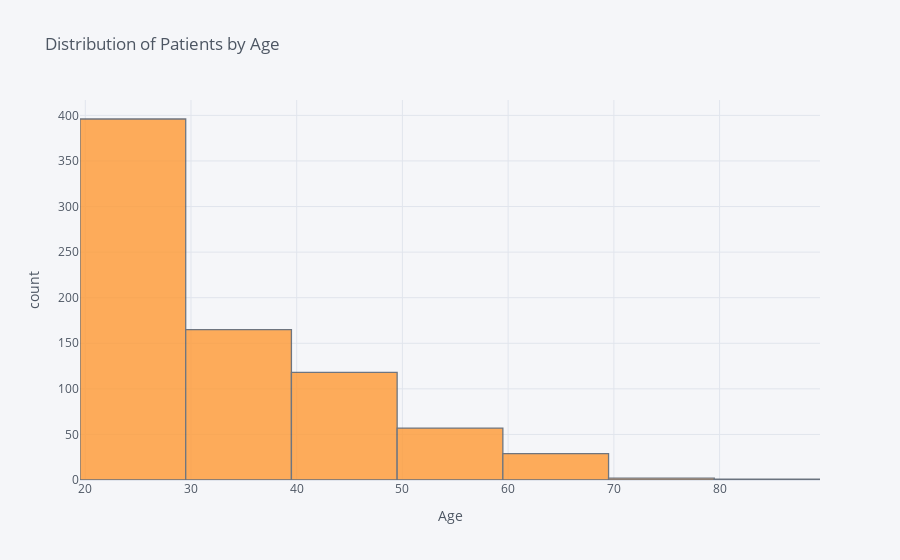

This figure's notebook cell:
### Markdown cell above
## Create Histogram age wise count

### Code cell
df['Age'].iplot(kind='histogram',bins=10,xTitle='Age',yTitle='count',title='Distribution of Patients by Age')

### Figure 1 — Plotly figure (JSON) as saved in the notebook; plotly's stock layout.template omitted (floating-point values rounded to 4 significant figures; data arrays with more than 128 entries replaced by an {"elided": "..."} marker saying what was removed)
{"data": [{"histfunc": "count", "histnorm": "", "marker": {"color": "rgba(255, 153, 51, 1.0)", "line": {"color": "#4D5663", "width": 1.3}}, "name": "Age", "nbinsx": 10, "opacity": 0.8, "orientation": "v", "type": "histogram", "x": {"elided": "768 int values"}}], "layout": {"autosize": true, "barmode": "overlay", "legend": {"bgcolor": "#F5F6F9", "font": {"color": "#4D5663"}}, "paper_bgcolor": "#F5F6F9", "plot_bgcolor": "#F5F6F9", "title": {"font": {"color": "#4D5663"}, "text": "Distribution of Patients by Age"}, "xaxis": {"autorange": true, "gridcolor": "#E1E5ED", "range": [19.5, 89.5], "showgrid": true, "tickfont": {"color": "#4D5663"}, "title": {"font": {"color": "#4D5663"}, "text": "Age"}, "type": "linear", "zerolinecolor": "#E1E5ED"}, "yaxis": {"autorange": true, "gridcolor": "#E1E5ED", "range": [0, 416.8], "showgrid": true, "tickfont": {"color": "#4D5663"}, "title": {"font": {"color": "#4D5663"}, "text": "count"}, "zerolinecolor": "#E1E5ED"}}}
